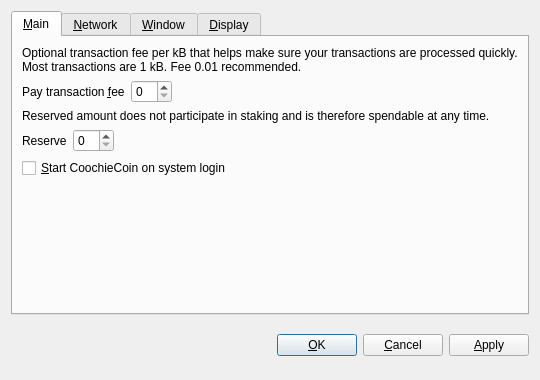
<?xml version="1.0" encoding="UTF-8"?>
<ui version="4.0">
 <class>OptionsDialog</class>
 <widget class="QDialog" name="OptionsDialog">
  <property name="geometry">
   <rect>
    <x>0</x>
    <y>0</y>
    <width>540</width>
    <height>380</height>
   </rect>
  </property>
  <property name="windowTitle">
   <string>Options</string>
  </property>
  <property name="modal">
   <bool>true</bool>
  </property>
  <layout class="QVBoxLayout" name="verticalLayout">
   <item>
    <widget class="QTabWidget" name="tabWidget">
     <property name="tabPosition">
      <enum>QTabWidget::North</enum>
     </property>
     <property name="currentIndex">
      <number>0</number>
     </property>
     <widget class="QWidget" name="tabMain">
      <attribute name="title">
       <string>&amp;Main</string>
      </attribute>
      <layout class="QVBoxLayout" name="verticalLayout_Main">
       <item>
        <widget class="QLabel" name="transactionFeeInfoLabel">
         <property name="text">
          <string>Optional transaction fee per kB that helps make sure your transactions are processed quickly. Most transactions are 1 kB. Fee 0.01 recommended.</string>
         </property>
         <property name="textFormat">
          <enum>Qt::PlainText</enum>
         </property>
         <property name="wordWrap">
          <bool>true</bool>
         </property>
        </widget>
       </item>
       <item>
        <layout class="QHBoxLayout" name="horizontalLayoutFee">
         <item>
          <widget class="QLabel" name="transactionFeeLabel">
           <property name="text">
            <string>Pay transaction &amp;fee</string>
           </property>
           <property name="textFormat">
            <enum>Qt::PlainText</enum>
           </property>
           <property name="buddy">
            <cstring>transactionFee</cstring>
           </property>
          </widget>
         </item>
         <item>
          <widget class="BitcoinAmountField" name="transactionFee"/>
         </item>
         <item>
          <spacer name="horizontalSpacerFee">
           <property name="orientation">
            <enum>Qt::Horizontal</enum>
           </property>
           <property name="sizeHint" stdset="0">
            <size>
             <width>40</width>
             <height>20</height>
            </size>
           </property>
          </spacer>
         </item>
        </layout>
       </item>
       <item>
        <widget class="QLabel" name="reserveBalanceInfoLabel">
         <property name="text">
          <string>Reserved amount does not participate in staking and is therefore spendable at any time.</string>
         </property>
         <property name="textFormat">
          <enum>Qt::PlainText</enum>
         </property>
         <property name="wordWrap">
          <bool>true</bool>
         </property>
        </widget>
       </item>
       <item>
        <layout class="QHBoxLayout" name="horizontalLayoutReserveBalance">
         <item>
          <widget class="QLabel" name="reserveBalanceLabel">
           <property name="text">
            <string>Reserve</string>
           </property>
           <property name="textFormat">
            <enum>Qt::PlainText</enum>
           </property>
           <property name="buddy">
            <cstring>reserveBalance</cstring>
           </property>
          </widget>
         </item>
         <item>
          <widget class="BitcoinAmountField" name="reserveBalance"/>
         </item>
         <item>
          <spacer name="horizontalSpacerReserveBalance">
           <property name="orientation">
            <enum>Qt::Horizontal</enum>
           </property>
           <property name="sizeHint" stdset="0">
            <size>
             <width>40</width>
             <height>20</height>
            </size>
           </property>
          </spacer>
         </item>
        </layout>
       </item>
       <item>
        <widget class="QCheckBox" name="bitcoinAtStartup">
         <property name="toolTip">
          <string>Automatically start CoochieCoin after logging in to the system.</string>
         </property>
         <property name="text">
          <string>&amp;Start CoochieCoin on system login</string>
         </property>
        </widget>
       </item>
       <item>
        <spacer name="verticalSpacer_Main">
         <property name="orientation">
          <enum>Qt::Vertical</enum>
         </property>
         <property name="sizeHint" stdset="0">
          <size>
           <width>20</width>
           <height>40</height>
          </size>
         </property>
        </spacer>
       </item>
      </layout>
     </widget>
     <widget class="QWidget" name="tabNetwork">
      <attribute name="title">
       <string>&amp;Network</string>
      </attribute>
      <layout class="QVBoxLayout" name="verticalLayout_Network">
       <item>
        <widget class="QCheckBox" name="mapPortUpnp">
         <property name="toolTip">
          <string>Automatically open the CoochieCoin client port on the router. This only works when your router supports UPnP and it is enabled.</string>
         </property>
         <property name="text">
          <string>Map port using &amp;UPnP</string>
         </property>
        </widget>
       </item>
       <item>
        <widget class="QCheckBox" name="connectSocks">
         <property name="toolTip">
          <string>Connect to the CoochieCoin network through a SOCKS proxy (e.g. when connecting through Tor).</string>
         </property>
         <property name="text">
          <string>&amp;Connect through SOCKS proxy:</string>
         </property>
        </widget>
       </item>
       <item>
        <layout class="QHBoxLayout" name="horizontalLayout_Network">
         <item>
          <widget class="QLabel" name="proxyIpLabel">
           <property name="text">
            <string>Proxy &amp;IP:</string>
           </property>
           <property name="textFormat">
            <enum>Qt::PlainText</enum>
           </property>
           <property name="buddy">
            <cstring>proxyIp</cstring>
           </property>
          </widget>
         </item>
         <item>
          <widget class="QValidatedLineEdit" name="proxyIp">
           <property name="maximumSize">
            <size>
             <width>140</width>
             <height>16777215</height>
            </size>
           </property>
           <property name="toolTip">
            <string>IP address of the proxy (e.g. 127.0.0.1)</string>
           </property>
          </widget>
         </item>
         <item>
          <widget class="QLabel" name="proxyPortLabel">
           <property name="text">
            <string>&amp;Port:</string>
           </property>
           <property name="textFormat">
            <enum>Qt::PlainText</enum>
           </property>
           <property name="buddy">
            <cstring>proxyPort</cstring>
           </property>
          </widget>
         </item>
         <item>
          <widget class="QLineEdit" name="proxyPort">
           <property name="maximumSize">
            <size>
             <width>55</width>
             <height>16777215</height>
            </size>
           </property>
           <property name="toolTip">
            <string>Port of the proxy (e.g. 9050)</string>
           </property>
          </widget>
         </item>
         <item>
          <widget class="QLabel" name="socksVersionLabel">
           <property name="text">
            <string>SOCKS &amp;Version:</string>
           </property>
           <property name="textFormat">
            <enum>Qt::PlainText</enum>
           </property>
           <property name="buddy">
            <cstring>socksVersion</cstring>
           </property>
          </widget>
         </item>
         <item>
          <widget class="QValueComboBox" name="socksVersion">
           <property name="toolTip">
            <string>SOCKS version of the proxy (e.g. 5)</string>
           </property>
          </widget>
         </item>
         <item>
          <spacer name="horizontalSpacer_Network">
           <property name="orientation">
            <enum>Qt::Horizontal</enum>
           </property>
           <property name="sizeHint" stdset="0">
            <size>
             <width>40</width>
             <height>20</height>
            </size>
           </property>
          </spacer>
         </item>
        </layout>
       </item>
       <item>
        <spacer name="verticalSpacer_Network">
         <property name="orientation">
          <enum>Qt::Vertical</enum>
         </property>
         <property name="sizeHint" stdset="0">
          <size>
           <width>20</width>
           <height>40</height>
          </size>
         </property>
        </spacer>
       </item>
      </layout>
     </widget>
     <widget class="QWidget" name="tabWindow">
      <attribute name="title">
       <string>&amp;Window</string>
      </attribute>
      <layout class="QVBoxLayout" name="verticalLayout_Window">
       <item>
        <widget class="QCheckBox" name="minimizeToTray">
         <property name="toolTip">
          <string>Show only a tray icon after minimizing the window.</string>
         </property>
         <property name="text">
          <string>&amp;Minimize to the tray instead of the taskbar</string>
         </property>
        </widget>
       </item>
       <item>
        <widget class="QCheckBox" name="minimizeOnClose">
         <property name="toolTip">
          <string>Minimize instead of exit the application when the window is closed. When this option is enabled, the application will be closed only after selecting Quit in the menu.</string>
         </property>
         <property name="text">
          <string>M&amp;inimize on close</string>
         </property>
        </widget>
       </item>
       <item>
        <spacer name="verticalSpacer_Window">
         <property name="orientation">
          <enum>Qt::Vertical</enum>
         </property>
         <property name="sizeHint" stdset="0">
          <size>
           <width>20</width>
           <height>40</height>
          </size>
         </property>
        </spacer>
       </item>
      </layout>
     </widget>
     <widget class="QWidget" name="tabDisplay">
      <attribute name="title">
       <string>&amp;Display</string>
      </attribute>
      <layout class="QVBoxLayout" name="verticalLayout_Display">
       <item>
        <layout class="QHBoxLayout" name="horizontalLayout_1_Display">
         <item>
          <widget class="QLabel" name="langLabel">
           <property name="text">
            <string>User Interface &amp;language:</string>
           </property>
           <property name="textFormat">
            <enum>Qt::PlainText</enum>
           </property>
           <property name="buddy">
            <cstring>lang</cstring>
           </property>
          </widget>
         </item>
         <item>
          <widget class="QValueComboBox" name="lang">
           <property name="toolTip">
            <string>The user interface language can be set here. This setting will take effect after restarting CoochieCoin.</string>
           </property>
          </widget>
         </item>
        </layout>
       </item>
       <item>
        <layout class="QHBoxLayout" name="horizontalLayout_2_Display">
         <item>
          <widget class="QLabel" name="unitLabel">
           <property name="text">
            <string>&amp;Unit to show amounts in:</string>
           </property>
           <property name="textFormat">
            <enum>Qt::PlainText</enum>
           </property>
           <property name="buddy">
            <cstring>unit</cstring>
           </property>
          </widget>
         </item>
         <item>
          <widget class="QValueComboBox" name="unit">
           <property name="toolTip">
            <string>Choose the default subdivision unit to show in the interface and when sending coins.</string>
           </property>
          </widget>
         </item>
        </layout>
       </item>
       <item>
        <widget class="QCheckBox" name="displayAddresses">
         <property name="toolTip">
          <string>Whether to show CoochieCoin addresses in the transaction list or not.</string>
         </property>
         <property name="text">
          <string>&amp;Display addresses in transaction list</string>
         </property>
        </widget>
       </item>
       <item>
        <widget class="QCheckBox" name="coinControlFeatures">
         <property name="toolTip">
          <string>Whether to show coin control features or not.</string>
         </property>
         <property name="text">
          <string>Display coin &amp;control features (experts only!)</string>
         </property>
        </widget>
       </item>
       <item>
        <spacer name="verticalSpacer_Display">
         <property name="orientation">
          <enum>Qt::Vertical</enum>
         </property>
         <property name="sizeHint" stdset="0">
          <size>
           <width>20</width>
           <height>40</height>
          </size>
         </property>
        </spacer>
       </item>
      </layout>
     </widget>
    </widget>
   </item>
   <item>
    <layout class="QHBoxLayout" name="horizontalLayout_Buttons">
     <item>
      <spacer name="horizontalSpacer_1">
       <property name="orientation">
        <enum>Qt::Horizontal</enum>
       </property>
       <property name="sizeHint" stdset="0">
        <size>
         <width>40</width>
         <height>48</height>
        </size>
       </property>
      </spacer>
     </item>
     <item>
      <widget class="QLabel" name="statusLabel">
       <property name="font">
        <font>
         <weight>75</weight>
         <bold>true</bold>
        </font>
       </property>
       <property name="text">
        <string/>
       </property>
       <property name="textFormat">
        <enum>Qt::PlainText</enum>
       </property>
       <property name="wordWrap">
        <bool>true</bool>
       </property>
      </widget>
     </item>
     <item>
      <spacer name="horizontalSpacer_2">
       <property name="orientation">
        <enum>Qt::Horizontal</enum>
       </property>
       <property name="sizeHint" stdset="0">
        <size>
         <width>40</width>
         <height>48</height>
        </size>
       </property>
      </spacer>
     </item>
     <item>
      <widget class="QPushButton" name="okButton">
       <property name="text">
        <string>&amp;OK</string>
       </property>
      </widget>
     </item>
     <item>
      <widget class="QPushButton" name="cancelButton">
       <property name="text">
        <string>&amp;Cancel</string>
       </property>
       <property name="autoDefault">
        <bool>false</bool>
       </property>
      </widget>
     </item>
     <item>
      <widget class="QPushButton" name="applyButton">
       <property name="text">
        <string>&amp;Apply</string>
       </property>
       <property name="autoDefault">
        <bool>false</bool>
       </property>
      </widget>
     </item>
    </layout>
   </item>
  </layout>
 </widget>
 <customwidgets>
  <customwidget>
   <class>BitcoinAmountField</class>
   <extends>QSpinBox</extends>
   <header>bitcoinamountfield.h</header>
  </customwidget>
  <customwidget>
   <class>QValueComboBox</class>
   <extends>QComboBox</extends>
   <header>qvaluecombobox.h</header>
  </customwidget>
  <customwidget>
   <class>QValidatedLineEdit</class>
   <extends>QLineEdit</extends>
   <header>qvalidatedlineedit.h</header>
  </customwidget>
 </customwidgets>
 <resources/>
 <connections/>
</ui>
